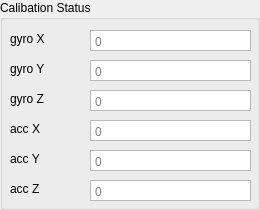
              <widget class="QGroupBox" name="calibration">
               <property name="title">
                <string>Calibation Status</string>
               </property>
               <widget class="QPlainTextEdit" name="calibGyroZ">
                <property name="geometry">
                 <rect>
                  <x>90</x>
                  <y>90</y>
                  <width>161</width>
                  <height>21</height>
                 </rect>
                </property>
                <property name="toolTip">
                 <string notr="true"/>
                </property>
                <property name="verticalScrollBarPolicy">
                 <enum>Qt::ScrollBarPolicy::ScrollBarAlwaysOff</enum>
                </property>
                <property name="horizontalScrollBarPolicy">
                 <enum>Qt::ScrollBarPolicy::ScrollBarAlwaysOff</enum>
                </property>
                <property name="lineWrapMode">
                 <enum>QPlainTextEdit::LineWrapMode::NoWrap</enum>
                </property>
                <property name="readOnly">
                 <bool>true</bool>
                </property>
                <property name="placeholderText">
                 <string>0</string>
                </property>
               </widget>
               <widget class="QPlainTextEdit" name="calibAccX">
                <property name="geometry">
                 <rect>
                  <x>90</x>
                  <y>120</y>
                  <width>161</width>
                  <height>21</height>
                 </rect>
                </property>
                <property name="toolTip">
                 <string notr="true"/>
                </property>
                <property name="verticalScrollBarPolicy">
                 <enum>Qt::ScrollBarPolicy::ScrollBarAlwaysOff</enum>
                </property>
                <property name="horizontalScrollBarPolicy">
                 <enum>Qt::ScrollBarPolicy::ScrollBarAlwaysOff</enum>
                </property>
                <property name="lineWrapMode">
                 <enum>QPlainTextEdit::LineWrapMode::NoWrap</enum>
                </property>
                <property name="readOnly">
                 <bool>true</bool>
                </property>
                <property name="placeholderText">
                 <string>0</string>
                </property>
               </widget>
               <widget class="QPlainTextEdit" name="calibGyroX">
                <property name="geometry">
                 <rect>
                  <x>90</x>
                  <y>30</y>
                  <width>161</width>
                  <height>21</height>
                 </rect>
                </property>
                <property name="toolTip">
                 <string notr="true"/>
                </property>
                <property name="verticalScrollBarPolicy">
                 <enum>Qt::ScrollBarPolicy::ScrollBarAlwaysOff</enum>
                </property>
                <property name="horizontalScrollBarPolicy">
                 <enum>Qt::ScrollBarPolicy::ScrollBarAlwaysOff</enum>
                </property>
                <property name="lineWrapMode">
                 <enum>QPlainTextEdit::LineWrapMode::NoWrap</enum>
                </property>
                <property name="readOnly">
                 <bool>true</bool>
                </property>
                <property name="placeholderText">
                 <string>0</string>
                </property>
               </widget>
               <widget class="QLabel" name="labelAccX_1">
                <property name="geometry">
                 <rect>
                  <x>10</x>
                  <y>120</y>
                  <width>67</width>
                  <height>17</height>
                 </rect>
                </property>
                <property name="text">
                 <string>acc X</string>
                </property>
               </widget>
               <widget class="QLabel" name="labelGyroY_1">
                <property name="geometry">
                 <rect>
                  <x>10</x>
                  <y>60</y>
                  <width>81</width>
                  <height>17</height>
                 </rect>
                </property>
                <property name="text">
                 <string>gyro Y</string>
                </property>
               </widget>
               <widget class="QLabel" name="labelGyroZ_1">
                <property name="geometry">
                 <rect>
                  <x>10</x>
                  <y>90</y>
                  <width>67</width>
                  <height>17</height>
                 </rect>
                </property>
                <property name="text">
                 <string>gyro Z</string>
                </property>
               </widget>
               <widget class="QLabel" name="labelGyroX_1">
                <property name="geometry">
                 <rect>
                  <x>10</x>
                  <y>30</y>
                  <width>67</width>
                  <height>17</height>
                 </rect>
                </property>
                <property name="text">
                 <string>gyro X</string>
                </property>
               </widget>
               <widget class="QLabel" name="labelAccZ_1">
                <property name="geometry">
                 <rect>
                  <x>10</x>
                  <y>180</y>
                  <width>81</width>
                  <height>17</height>
                 </rect>
                </property>
                <property name="text">
                 <string>acc Z</string>
                </property>
               </widget>
               <widget class="QPlainTextEdit" name="calibAccZ">
                <property name="geometry">
                 <rect>
                  <x>90</x>
                  <y>180</y>
                  <width>161</width>
                  <height>21</height>
                 </rect>
                </property>
                <property name="toolTip">
                 <string notr="true"/>
                </property>
                <property name="verticalScrollBarPolicy">
                 <enum>Qt::ScrollBarPolicy::ScrollBarAlwaysOff</enum>
                </property>
                <property name="horizontalScrollBarPolicy">
                 <enum>Qt::ScrollBarPolicy::ScrollBarAlwaysOff</enum>
                </property>
                <property name="lineWrapMode">
                 <enum>QPlainTextEdit::LineWrapMode::NoWrap</enum>
                </property>
                <property name="readOnly">
                 <bool>true</bool>
                </property>
                <property name="placeholderText">
                 <string>0</string>
                </property>
               </widget>
               <widget class="QLabel" name="labelAccY_1">
                <property name="geometry">
                 <rect>
                  <x>10</x>
                  <y>150</y>
                  <width>67</width>
                  <height>17</height>
                 </rect>
                </property>
                <property name="text">
                 <string>acc Y</string>
                </property>
               </widget>
               <widget class="QPlainTextEdit" name="calibGyroY">
                <property name="geometry">
                 <rect>
                  <x>90</x>
                  <y>60</y>
                  <width>161</width>
                  <height>21</height>
                 </rect>
                </property>
                <property name="toolTip">
                 <string notr="true"/>
                </property>
                <property name="verticalScrollBarPolicy">
                 <enum>Qt::ScrollBarPolicy::ScrollBarAlwaysOff</enum>
                </property>
                <property name="horizontalScrollBarPolicy">
                 <enum>Qt::ScrollBarPolicy::ScrollBarAlwaysOff</enum>
                </property>
                <property name="lineWrapMode">
                 <enum>QPlainTextEdit::LineWrapMode::NoWrap</enum>
                </property>
                <property name="readOnly">
                 <bool>true</bool>
                </property>
                <property name="placeholderText">
                 <string>0</string>
                </property>
               </widget>
               <widget class="QPlainTextEdit" name="calibAccY">
                <property name="geometry">
                 <rect>
                  <x>90</x>
                  <y>150</y>
                  <width>161</width>
                  <height>21</height>
                 </rect>
                </property>
                <property name="toolTip">
                 <string notr="true"/>
                </property>
                <property name="verticalScrollBarPolicy">
                 <enum>Qt::ScrollBarPolicy::ScrollBarAlwaysOff</enum>
                </property>
                <property name="horizontalScrollBarPolicy">
                 <enum>Qt::ScrollBarPolicy::ScrollBarAlwaysOff</enum>
                </property>
                <property name="lineWrapMode">
                 <enum>QPlainTextEdit::LineWrapMode::NoWrap</enum>
                </property>
                <property name="readOnly">
                 <bool>true</bool>
                </property>
                <property name="placeholderText">
                 <string>0</string>
                </property>
               </widget>
              </widget>
